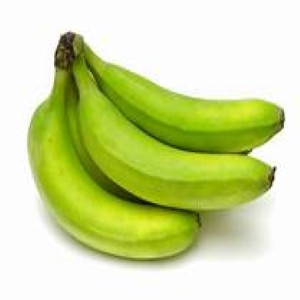
#> input picture data/raw/banana_unripe.jpg, 300 x 300 px
$ python main.py   (older library calls are emulated)
#> lines starting #> are read from the running program, lines starting #| are printed output that depends on the picture; after the words box and inside, x2 and y2 are one past the last pixel; in counts of white or black regions, pixels touching at a corner belong together
### modules/preprocessor.py
import cv2
import config

class Preprocessor:
    def __init__(self): #load setting from config
        self.blur_kernel = config.GAUSSIAN_BLUR_KERNEL
        self.clahe = cv2.createCLAHE(
            #prepares CLAHE object ready for use
            clipLimit=config.CLAHE_CLIP_LIMIT,
            tileGridSize=config.CLAHE_TILE_GRID
        )

    def preprocess(self, image):
        # Step 1:Gaussian blur (removes noise before color analysis)
        blurred = cv2.GaussianBlur(image, self.blur_kernel, 0)

        # Step 2:Convert to LAB (CLAHE works on luminance channel only)
        """use LAB instead of BGR as CLAHE enhances contrast by redistributing pixel intensities.
        If applied directly to BGR, it shifts all three color channels independently, causing color distortion.

        By converting to LAB first;
        - CLAHE apply to lightness (L) only
        - Color information (A and B) remain unlocked
        - Fruit color stays accurate for HSV thresholding later
        """
        lab = cv2.cvtColor(blurred, cv2.COLOR_BGR2LAB)
        l,a,b = cv2.split(lab)

        # Step 3:Apply CLAHE to L channel only (enhances contrast without shifting color)
        l_enhanced = self.clahe.apply(l)

        # Step 4:Merge back and convert to BGR
        lab_enhanced = cv2.merge([l_enhanced, a, b])
        enhanced = cv2.cvtColor(lab_enhanced, cv2.COLOR_LAB2BGR)

        return enhanced

# Testing
# [12 lines that do not run on import are left out]

### modules/segmentor.py
"""
Segmentor: Separate fruit from background
Producing binary mask where white pixels = fruits, black pixels = background

3 Steps:
1. HSV conversion - convert preprocessed BGR image into HSV color space to separate color(Hue) from brightness (Value)
2. HSV thresholding - pixels within the banana hue range are kept(white), others discarded(black)
3. Morphological cleanup - small holes and noise in the mask are removed using opening and closing operations
"""

import cv2
import numpy as np
import config

class segmentor():
    def __init__(self):
        self.kernel = cv2.getStructuringElement(
            #creates elliptical kernel as fruits shapes are curved
            cv2.MORPH_ELLIPSE,
            config.MORPH_KERNEL_SIZE
        )
        self.min_area = config.MIN_CONTOUR_AREA

    def create_mask(self, image):
        #convert to HSV, stable color representation under lighting changes
        hsv = cv2.cvtColor(image, cv2.COLOR_BGR2HSV)

        #build mask from all HSV ranges defined in fruit profile
        profile = config.FRUIT_PROFILES[config.ACTIVE_FRUIT]
        mask = np.zeros(hsv.shape[:2], dtype=np.uint8)

        for (lower, upper) in profile["hsv_ranges"]:
            lower = np.array(lower, dtype=np.uint8)
            upper = np.array(upper, dtype=np.uint8)
            mask |= cv2.inRange(hsv, lower, upper)  #combine all ranges

        #Morphological opening(removes small noise outside fruit)
        mask = cv2.morphologyEx(mask, cv2.MORPH_OPEN, self.kernel)
        #Morphological closing(fills small holes inside fruit)
        mask = cv2.morphologyEx(mask, cv2.MORPH_CLOSE, self.kernel)

        return mask

    def get_contours(self, mask):
        #find all contours in the binary mask
        contours, _ = cv2.findContours(
            mask,
            cv2.RETR_EXTERNAL,  #outer contours only
            cv2.CHAIN_APPROX_SIMPLE  #compress redundant points
        )

        #filter out contours smaller than minimum area threshold
        valid = [c for c in contours if cv2.contourArea(c) > self.min_area]

        return valid


#Testing
# [24 lines that do not run on import are left out]

### modules/identifier.py
"""
No deep learning involve, identification is done by matching the detected
contours shape and color profile against entries in FRUIT_PROFILES inside config.py

Two Features:
1. Circularity - measures how round the shape is,
         Formula: C = (4 pi A)/ P^2
  For better understanding
  Given a standard Circle = 1,0
  Banana(elongated) = low value, close to 0.0
  Apple, Orange (round) = high value, close to 1.0

2. Average Hue - mean hue value of pixels inside the mask compared against each fruit known hue range in config.py
"""
import cv2
import numpy as np
import config

class Identifier:
    def __init__(self):
        self.profiles = config.FRUIT_PROFILES
        self.active   = config.ACTIVE_FRUIT

    def identify(self, image, mask, contour):
        #calculate circularity of the contour
        area = cv2.contourArea(contour)
        perimeter = cv2.arcLength(contour, True)
        circularity = (4 * np.pi * area) / (perimeter ** 2) if perimeter > 0 else 0

        #calculate average Hue inside the masked region
        hsv = cv2.cvtColor(image, cv2.COLOR_BGR2HSV)
        hue_channel = hsv[:, :, 0]
        avg_hue = float(np.mean(hue_channel[mask == 255]))

        #match against active fruit profile
        for (lower, upper) in self.profiles[self.active]["hsv_ranges"]:
            if lower[0] <= avg_hue <= upper[0]:
                return self.active, avg_hue, circularity

        #return active fruit, single fruit mode
        return self.active, avg_hue, circularity


#Testing
# [22 lines that do not run on import are left out]

### modules/feature_extractor.py
import cv2
import numpy as np
from skimage.feature import graycomatrix, graycoprops
import config

class FeatureExtractor:
    def __inti__(self):
        self.active = config. ACTIVE_FRUIT

    def extract_colour(self, image, mask):
        hsv = cv2.cvtColor(image, cv2.COLOR_BGR2HSV)
        hue = hsv[:,:,0]
        sat = hsv[:,:,1]

        #read masked pixels only
        hue_pixels = hue[mask==255].astype(float)
        sat_pixels = sat[mask == 255].astype(float)

        hue_mean = np.mean(hue_pixels)
        hue_std = np.std(hue_pixels)
        #fixed, np.cbrt handles negative cube roots correctly
        hue_skew = float(np.cbrt(np.mean((hue_pixels - hue_mean) ** 3))) if len(hue_pixels) > 0 else 0
        sat_mean = np.mean(sat_pixels)

        return {
            "hue_mean" : hue_mean,
            "hue_std"  : hue_std,
            "hue_skew" : hue_skew,
            "sat_mean" : sat_mean
        }

    def extract_blemish(self, image, mask):
        #convert to LAB, L channel captures dark spots clearly
        """
        Why L channel but5 not Hue for blemish?
        - brown spot on banana do not have consistent Hue
        - they can appear dark yellow, brown , near-black

        What they always share is being darker than healthy skin.
        Lightness is therefore a more reliable blemish detector than Hue.
        """
        lab = cv2.cvtColor(image, cv2.COLOR_BGR2LAB)
        l_channel = lab[:, :, 0]
        #apply mask (fruit pixels only)
        l_masked = l_channel.copy()
        l_masked[mask == 0] = 255  #set background to white (non-blemish)
        #threshold dark pixels inside fruit, blemishes are darker than skin
        _, blemish_mask = cv2.threshold(l_masked, 80, 255, cv2.THRESH_BINARY_INV)

        #calculate blemish ratio
        fruit_pixels = np.sum(mask == 255)
        blemish_pixels = np.sum(blemish_mask == 255)
        blemish_ratio = blemish_pixels / fruit_pixels if fruit_pixels > 0 else 0

        return {
            "blemish_ratio": blemish_ratio,
            "blemish_mask": blemish_mask
        }

    def extract_texture(self, image, mask):
        #convert to grayscale- GLCM works on single channel
        gray = cv2.cvtColor(image, cv2.COLOR_BGR2GRAY)

        #apply mask,fruit pixels only
        gray_masked = gray.copy()
        gray_masked[mask == 0] = 0

        #compute GLCM, distance=1, angles=0° and 90°
        glcm = graycomatrix(
            gray_masked,
            distances=[1],
            angles=[0, np.pi / 2],
            levels=256,
            symmetric=True,
            normed=True
        )

        # Extract four texture descriptors
        contrast = graycoprops(glcm, "contrast").mean()
        homogeneity = graycoprops(glcm, "homogeneity").mean()
        energy = graycoprops(glcm, "energy").mean()
        correlation = graycoprops(glcm, "correlation").mean()

        return {
            "contrast": contrast,
            "homogeneity": homogeneity,
            "energy": energy,
            "correlation": correlation
        }

    def extract(self, image, mask):
        colour = self.extract_colour(image, mask)
        blemish = self.extract_blemish(image, mask)
        texture = self.extract_texture(image, mask)
        return {**colour, **blemish, **texture}

#Testing
# [19 lines that do not run on import are left out]

### modules/grader.py
import config

class Grader:
    def __init__(self):
        self.profile  = config.FRUIT_PROFILES[config.ACTIVE_FRUIT]
        self.thresholds = self.profile["ripeness_thresholds"]

        # Overripe detection thresholds
        self.overripe_sat_limit = 80# only catch truly desaturated/brown skin
        self.overripe_blemish_limit = 0.25# require more blemishes before flagging

    def grade(self, features):
        hue_mean = features["hue_mean"]
        sat_mean = features["sat_mean"]
        blemish_ratio = features["blemish_ratio"]

        #Pass 1: check overripe first (brown = low sat + high blemish)
        if sat_mean < self.overripe_sat_limit or blemish_ratio > self.overripe_blemish_limit:
            return "Overripe"

        #Pass 2: classify by Hue range
        unripe_low, unripe_high = self.thresholds["unripe"]
        ripe_low, ripe_high = self.thresholds["ripe"]

        if unripe_low <= hue_mean <= unripe_high:
            return "Unripe"
        elif ripe_low <= hue_mean <= ripe_high:
            return "Ripe"

        #fallback, hue outside all defined ranges
        return "Unknown"

#Testing
# [29 lines that do not run on import are left out]

### main.py
import cv2
import os
import config
from modules.preprocessor import Preprocessor
from modules.segmentor import segmentor
from modules.identifier import Identifier
from modules.feature_extractor import FeatureExtractor
from modules.grader import Grader

def run_pipeline(img_path):
    #load image
    img = cv2.imread(img_path)
    if img is None:
        print(f"Error: Could not load image at {img_path}")
        return None

    #step 1: Preprocess
    p = Preprocessor()
    preprocessed = p.preprocess(img)

    #step 2: Segment
    s = segmentor()
    mask = s.create_mask(preprocessed)
    contours = s.get_contours(mask)

    if len(contours) == 0:
        print("Error: No fruit detected in image")
        return None

    #step 3: Identify
    idf = Identifier()
    fruit, avg_hue, circular = idf.identify(img, mask, contours[0])

    #step 4: Extract features
    fe = FeatureExtractor()
    features = fe.extract(preprocessed, mask)

    #step 5: Grade
    g = Grader()
    result = g.grade(features)

    return {
        "fruit": fruit,
        "ripeness" : result,
        "hue_mean": features["hue_mean"],
        "sat_mean" : features["sat_mean"],
        "blemish" : features["blemish_ratio"],
        "circularity": circular
    }

#Testing
if __name__ == "__main__":
    test_images = {
        "Unripe"  : "data/raw/banana_unripe.jpg",
        "Ripe"    : "data/raw/banana_ripe.jpg",
        "Overripe": "data/raw/banana_overripe.jpg"
    }

    print("=" * 60)
    print("  Fruit Ripeness Assessment System — Integration Test")
    print("=" * 60)

    for expected, path in test_images.items():
        output = run_pipeline(path)
#> in run_pipeline, img is the input picture: shape (300, 300, 3); mean B, G, R 157.1, 219, 206.7
#> in preprocess, `lab = cv2.cvtColor(blurred, cv2.COLOR_BGR2LAB)`: lab: shape (300, 300, 3); mean of channels 0, 1, 2 217.4, 116.1, 154.6
#> in preprocess, `l,a,b = cv2.split(lab)`:
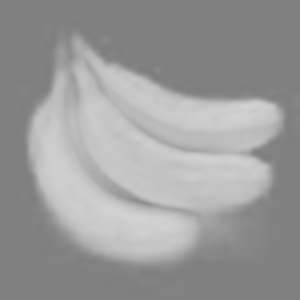
#> b: shape (300, 300); min 125, max 211, mean 154.6
#> in preprocess, `lab_enhanced = cv2.merge([l_enhanced, a, b])`: lab_enhanced: shape (300, 300, 3); mean of channels 0, 1, 2 207.9, 116.1, 154.6
#> in create_mask, `hsv = cv2.cvtColor(image, cv2.COLOR_BGR2HSV)`: hsv: shape (300, 300, 3); mean H, S, V 24, 95.1, 209.5
#> the loop in create_mask, `for (lower, upper) in profile["hsv_ranges"]:` made 4 passes
#> pass 1, in create_mask, `mask |= cv2.inRange(hsv, lower, upper)`:
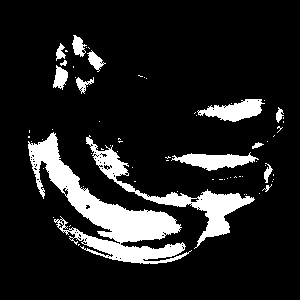
#> mask: shape (300, 300); 13.2% white; 70 white regions (56 under 20 px), largest, box (x1, y1, x2, y2) and area: (28, 132, 192, 264) 6248, (86, 135, 255, 249) 2722, (171, 152, 259, 171) 876
#> in create_mask, `mask = cv2.morphologyEx(mask, cv2.MORPH_OPEN, self.kernel)`: mask: shape (300, 300); 38.2% white; 1 white region, box (x1, y1, x2, y2) and area: (28, 33, 284, 264) 34394
#> in create_mask, `mask = cv2.morphologyEx(mask, cv2.MORPH_CLOSE, self.kernel)`:
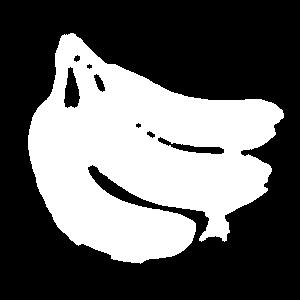
#> mask: shape (300, 300); 38.6% white; 1 white region
#> in get_contours, `contours, _ = cv2.findContours( mask, cv2.RETR_EXTERNAL,`: contours = 1 contour; box (x1, y1, x2, y2) and area: (28, 33, 284, 264) 35178
#> in get_contours, `valid = [c for c in contours if cv2.contourArea(c) > self.min_area]`: valid has the same summary as contours
#> in identify, `area = cv2.contourArea(contour)`: area = 35178
#> in identify, `perimeter = cv2.arcLength(contour, True)`: perimeter = 1230.3
#> in identify, `circularity = (4 * np.pi * area) / (perimeter ** 2) if perimeter > 0 e..`: circularity = 0.292
#> in identify, `hsv = cv2.cvtColor(image, cv2.COLOR_BGR2HSV)`: hsv: shape (300, 300, 3); mean H, S, V 25.9, 89.5, 219.2
#> in identify, `hue_channel = hsv[:, :, 0]`:
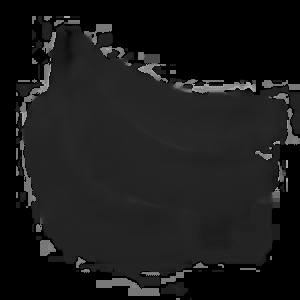
#> hue_channel: shape (300, 300); min 0, max 173, mean 25.9
#> in identify, `avg_hue = float(np.mean(hue_channel[mask == 255]))`: avg_hue = 35.82
#> in run_pipeline, `fruit, avg_hue, circular = idf.identify(img, mask, contours[0])`: fruit = 'banana'; avg_hue = 35.82; circular = 0.292
#> in extract_colour, `sat = hsv[:,:,1]`:
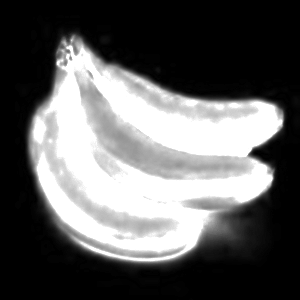
#> sat: shape (300, 300); min 0, max 255, mean 95.1
#> in extract_colour, `hue_mean = np.mean(hue_pixels)`: hue_mean = 36.51
#> in extract_colour, `hue_std = np.std(hue_pixels)`: hue_std = 3.01
#> in extract_colour, `hue_skew = float(np.cbrt(np.mean((hue_pixels - hue_mean) ** 3))) if le..`: hue_skew = -2.89
#> in extract_colour, `sat_mean = np.mean(sat_pixels)`: sat_mean = 219.5
#> in extract, `colour = self.extract_colour(image, mask)`: colour = {'hue_mean': 36.51, 'hue_std': 3.01, 'hue_skew': -2.89, 'sat_mean': 219.5}
#> in extract_blemish, `lab = cv2.cvtColor(image, cv2.COLOR_BGR2LAB)`: lab: shape (300, 300, 3); mean of channels 0, 1, 2 208.1, 116.3, 152.9
#> in extract_blemish, `_, blemish_mask = cv2.threshold(l_masked, 80, 255, cv2.THRESH_BINARY_I..`:
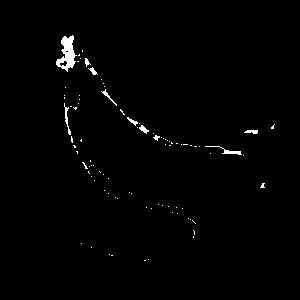
#> blemish_mask: shape (300, 300); 1.1% white; 88 white regions (78 under 20 px), largest, box (x1, y1, x2, y2) and area: (56, 35, 77, 72) 393, (205, 146, 242, 155) 82, (64, 103, 71, 135) 68
#> in extract_blemish, `fruit_pixels = np.sum(mask == 255)`: fruit_pixels = 34718
#> in extract_blemish, `blemish_pixels = np.sum(blemish_mask == 255)`: blemish_pixels = 972
#> in extract_blemish, `blemish_ratio = blemish_pixels / fruit_pixels if fruit_pixels > 0 else 0`: blemish_ratio = 0.028
#> in extract, `blemish = self.extract_blemish(image, mask)`: blemish = 2 items
#> in extract_texture, `gray_masked[mask == 0] = 0`:
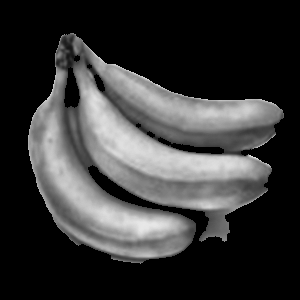
#> gray_masked: shape (300, 300); min 0, max 232, mean 54.9
#> in extract_texture, `contrast = graycoprops(glcm, "contrast").mean()`: contrast = 182.3
#> in extract_texture, `homogeneity = graycoprops(glcm, "homogeneity").mean()`: homogeneity = 0.703
#> in extract_texture, `energy = graycoprops(glcm, "energy").mean()`: energy = 0.608
#> in extract_texture, `correlation = graycoprops(glcm, "correlation").mean()`: correlation = 0.984
#> in extract, `texture = self.extract_texture(image, mask)`: texture = {'contrast': 182.3, 'homogeneity': 0.703, 'energy': 0.608, 'correlation': 0.984}
#> in run_pipeline, `features = fe.extract(preprocessed, mask)`: features = 10 items
#> in grade, `hue_mean = features["hue_mean"]`: hue_mean = 36.51
#> in grade, `sat_mean = features["sat_mean"]`: sat_mean = 219.5
#> in grade, `blemish_ratio = features["blemish_ratio"]`: blemish_ratio = 0.028
#> in run_pipeline, `result = g.grade(features)`: result = 'Unripe'
#> output = {'fruit': 'banana', 'ripeness': 'Unripe', 'hue_mean': 36.51, 'sat_mean': 219.5, 'blemish': 0.028, 'circularity': 0.292}
        if output:
            status = "[Correct]" if output["ripeness"] == expected else "[Incorrect]"
#> status = '[Correct]'
            print(f"\n{status} Image    : {path}")
#| [Correct] Image    : data/raw/banana_unripe.jpg
            print(f"   Fruit    : {output['fruit']}")
#|    Fruit    : banana
            print(f"   Expected : {expected}")
            print(f"   Got      : {output['ripeness']}")
#|    Got      : Unripe
            print(f"   Hue      : {output['hue_mean']:.2f}")
#|    Hue      : 36.51
            print(f"   Sat      : {output['sat_mean']:.2f}")
#|    Sat      : 219.49
            print(f"   Blemish  : {output['blemish']:.4f}")
#|    Blemish  : 0.0280
            print(f"   Circular : {output['circularity']:.4f}")
#|    Circular : 0.2920
#> pass 2 of the loop `for expected, path in test_images.items():`:
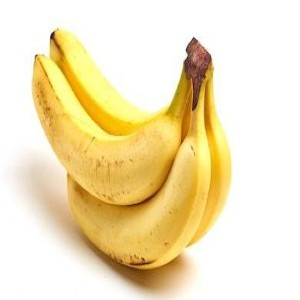
#> input picture data/raw/banana_ripe.jpg, 300 x 300 px
#> in run_pipeline, img is the input picture: shape (300, 300, 3); mean B, G, R 187.9, 227.6, 242.8
#> lab_enhanced: shape (300, 300, 3); mean of channels 0, 1, 2 219.5, 129.3, 149.2
#> in create_mask (call 2), `mask = cv2.morphologyEx(mask, cv2.MORPH_CLOSE, self.kernel)`:
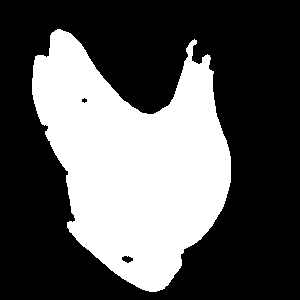
#> mask: shape (300, 300); 35.1% white; 1 white region
#> in get_contours (call 2), `contours, _ = cv2.findContours( mask, cv2.RETR_EXTERNAL,`: contours = 1 contour; box (x1, y1, x2, y2) and area: (32, 29, 231, 292) 31218
#> valid has the same summary as contours
#> in run_pipeline (call 2), `fruit, avg_hue, circular = idf.identify(img, mask, contours[0])`: avg_hue = 21.84; circular = 0.435
#> l_masked: shape (300, 300); min 26, max 255, mean 224.8
#> in extract_blemish (call 2), `_, blemish_mask = cv2.threshold(l_masked, 80, 255, cv2.THRESH_BINARY_I..`:
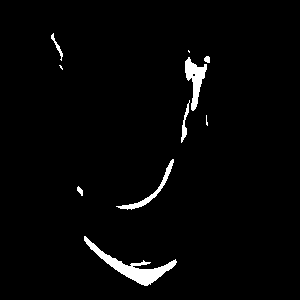
#> blemish_mask: shape (300, 300); 2.5% white; 10 white regions (3 under 20 px)
#> fruit_pixels = 31554
#> blemish_pixels = 2210
#> in extract_blemish (call 2), `blemish_ratio = blemish_pixels / fruit_pixels if fruit_pixels > 0 else 0`: blemish_ratio = 0.07
#> result = 'Ripe'
#> output = {'fruit': 'banana', 'ripeness': 'Ripe', 'hue_mean': 22.03, 'sat_mean': 188.5, 'blemish': 0.07, 'circularity': 0.435}
#| [Correct] Image    : data/raw/banana_ripe.jpg
#|    Fruit    : banana
#|    Got      : Ripe
#|    Hue      : 22.03
#|    Sat      : 188.49
#|    Blemish  : 0.0700
#|    Circular : 0.4354

    print("\n" + "=" * 60)

"""
temporary debug stage
    import numpy as np
    from modules.preprocessor import Preprocessor
    from modules.segmentor import segmentor

    debug_img  = cv2.imread("data/raw/banana_overripe.jpg")
    p          = Preprocessor()
    s          = segmentor()
    pre        = p.preprocess(debug_img)
    mask       = s.create_mask(pre)
    contours   = s.get_contours(mask)

    print(f"White pixels in mask : {np.sum(mask == 255)}")
    print(f"Contours found       : {len(contours)}")
    cv2.imshow("Overripe Mask", mask)
    cv2.waitKey(0)
    cv2.destroyAllWindows()
"""
